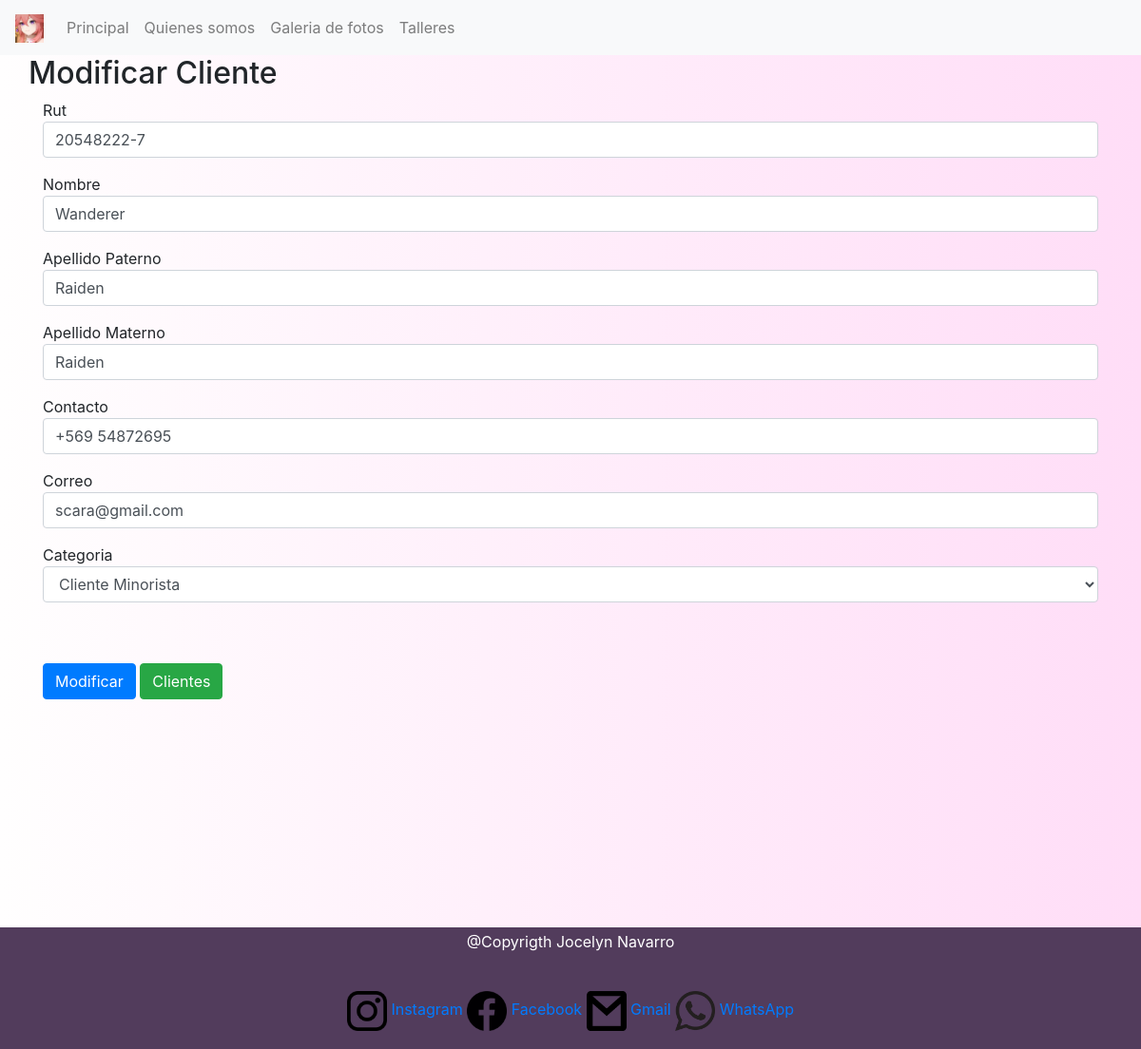
Page /modificar/20548222-7 on the committed database.
### MikoShutofo/models.py (models this page shows, shortened)
class Datos(models.Model):
    rut=models.CharField(max_length=10, primary_key=True, verbose_name='Rut')
    nombre=models.CharField(max_length=20, verbose_name='Nombre')
    apellidoPat=models.CharField(max_length=20, verbose_name='Apellido paterno')
    apellidoMat=models.CharField(max_length=20, verbose_name='Apellido materno')
    contato=models.CharField(max_length=15, verbose_name='Número de contacto')
    correo=models.CharField(max_length=50, verbose_name='Correo Eletrónico')
    categoria=models.ForeignKey(TipoCliente, on_delete=models.CASCADE)

### MikoShutofo/views.py (the view)
# urls.py: path('modificar/<id>', modificar, name="modificar"),
def modificar(request, id):
    dato = Datos.objects.get(rut=id)
    datos ={
        'form': DatosForm(instance=dato)
    }
    if request.method=='POST':
        formulario = DatosForm(data=request.POST, instance=dato)
        if formulario.is_valid:
            formulario.save()
            return redirect('clientes')
    return render(request, 'modificar.html', datos)

### MikoShutofo/models.py (called while the page is built)
    def __str__(self):
        return self.nombreTipoCliente

### MikoShutofo/templates/modificar.html (shortened to what this page needs)
<!DOCTYPE html>
<html lang="en">
<head>
    {% load static %}
    <link href="{% static 'css/bootstrap.min.css' %}" rel="stylesheet">
    <link rel="stylesheet" type="text/css" href="{% static 'Css/Estilos.css' %}">
</head>
<body class="color1">
    <nav class="navbar navbar-expand-sm navbar-light bg-light">
        <a class="navbar-brand" href="#">
            <img src="{% static 'Img/icon.png' %}" width="30px" height="30px">
        </a>
        <div class="collapse navbar-collapse" id="opciones">
            <ul class="navbar-nav">
                <li class="nav-item">
                    <a class="nav-link" href="{% url 'home' %}">Principal</a>
                </li>
                <li class="nav-item">
                    <a class="nav-link" href="{% url 'somos' %}">Quienes somos</a>
                </li>
                <li class="nav-item">
                    <a class="nav-link" href="{% url 'fotos' %}">Galeria de fotos</a>
                </li>
                <li class="nav-item">
                    <a class="nav-link" href="{% url 'taller' %}">Talleres</a>
                </li>
            </ul>
        </div>
    </nav>
    <div class="container">
        <div class="row">
            <h2>Modificar Cliente</h2>
        </div>
        <form method="POST" action="#" id="formulario">
            <div class="form-group" readonly>
                {{ form.rut.label}}
                {{ form.rut}}
            </div>
            <div class="form-group">
                {{ form.nombre.label}}
                {{ form.nombre}}
            </div>
            <div class="form-group">
                {{ form.apellidoPat.label}}
                {{ form.apellidoPat}}
            </div>
            <div class="form-group">
                {{ form.apellidoMat.label}}
                {{ form.apellidoMat}}
            </div>
            <div class="form-group">
                {{ form.contato.label}}
                {{ form.contato}}
            </div>
            <div class="form-group">
                {{ form.correo.label}}
                {{ form.correo}}
            </div>
            <div class="form-group">
                {{ form.categoria.label}}
                {{ form.categoria}}
            </div>
            <br><br>
            <input type="submit" class="btn btn-primary" value="Modificar">
            <a href="{% url 'clientes' %}" class="btn btn-success">Clientes</a>
        </form>
    </div>
    <br><br><br><br><br><br><br><br><br><br>
    <footer>
        <p>@Copyrigth Jocelyn Navarro</p>
        <br>
        <p>
            <a href="https://www.instagram.com"><img src="{% static 'Img/Redes/int.png' %}" style="width:42px;height:42px;"> Instagram</a>
            <a href="https://www.facebook.com/"><img src="{% static 'Img/Redes/face.png' %}" style="width:42px;height:42px;"> Facebook</a>
            <a href="https://www.gmail.com"><img src="{% static 'Img/Redes/gm.png' %}" style="width:42px;height:42px;"> Gmail</a>
            <a href="https://web.whatsapp.com"><img src="{% static 'Img/Redes/wht.png' %}" style="width:42px;height:42px;"> WhatsApp</a>
        </p>
    </footer>
</body>
</html>

### MikoShutofo/static/css/Estilos.css (style rules this page uses)
.color1 { background-image: linear-gradient(to right, rgb(255, 254, 254) , rgb(255, 221, 247)); }
footer { text-align: center; padding: 3px; background-color: rgb(82, 60, 92); color: white; }

### rows in the picture
Datos: rut "20548222-7", nombre "Wanderer", apellidoPat "Raiden", apellidoMat "Raiden", contato "+569 54872695", correo "scara@gmail.com", categoria "Cliente Minorista"
